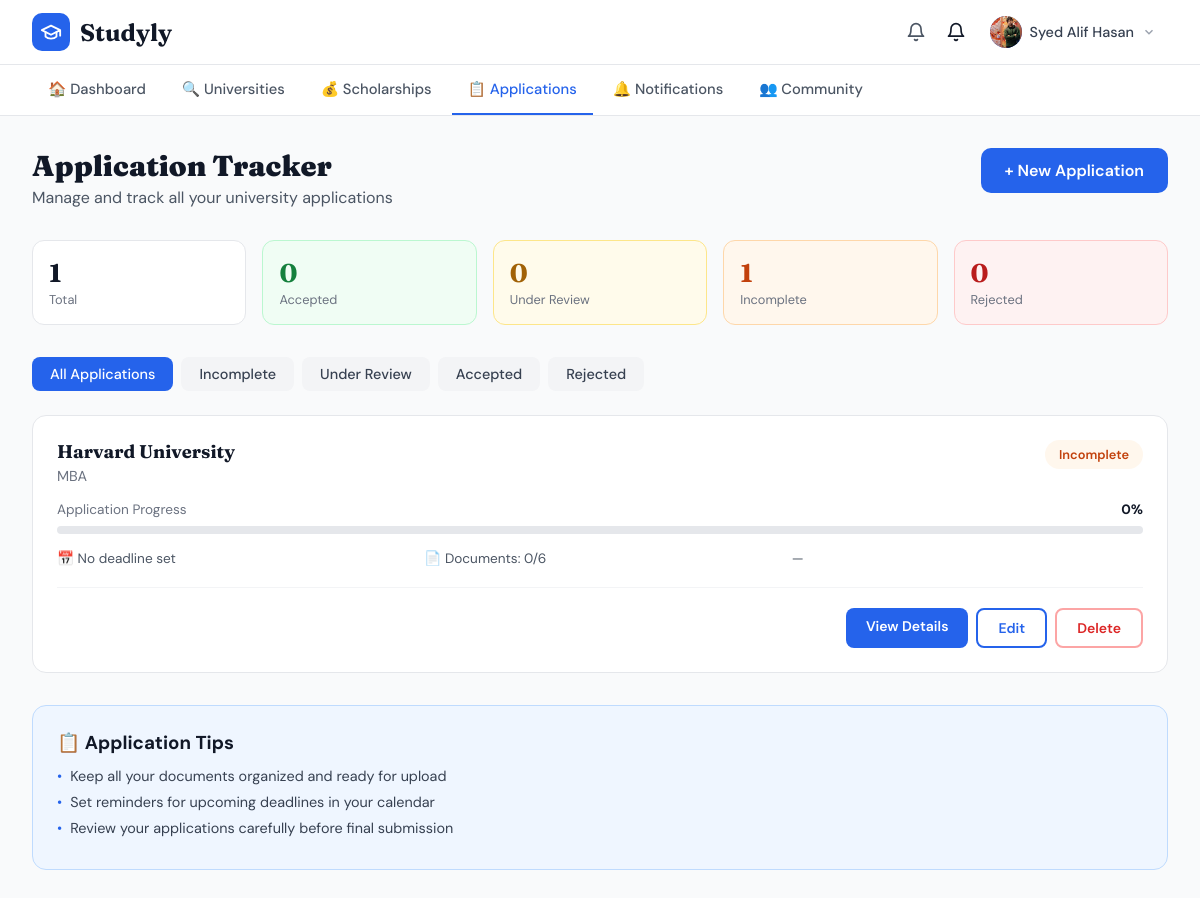
Page /applications/ (signed in) on the committed database.
### users/models.py (models this page shows, shortened)
class User(AbstractUser):
    ROLE_CHOICES = [
        ('student', 'Student'),
        ('admin', 'Admin'),
        ('consultant', 'Educational Consultant'),
    ]
    role = models.CharField(max_length=20, choices=ROLE_CHOICES, default='student')

class Profile(models.Model):
    user = models.OneToOneField(
        User,
        on_delete=models.CASCADE,
        related_name='profile'
    )
    phone_number = models.CharField(max_length=20, blank=True, null=True)
    date_of_birth = models.DateField(blank=True, null=True)
    address = models.TextField(blank=True, null=True)
    profile_picture = models.ImageField(
        upload_to='profile_pics/', blank=True, null=True
    )
    GPA = models.FloatField(null=True, blank=True)
    degree_level = models.CharField(
        max_length=50,
        choices=[
            ('bachelor', "Bachelor's"),
            ('master', "Master's"),
            ('phd', 'PhD'),
        ],
        blank=True,
        null=True
    )
    english_proficiency = models.CharField(
        max_length=50,
        choices=[
            ('ielts', 'IELTS'),
            ('toefl', 'TOEFL'),
            ('none', 'None'),
        ],
        blank=True,
        null=True
    )
    english_score = models.FloatField(null=True, blank=True)
    work_experience_years = models.IntegerField(default=0)
    preferred_countries = models.CharField(max_length=255, blank=True, null=True)
    budget = models.DecimalField(
        max_digits=10, decimal_places=2, null=True, blank=True
    )
    created_at = models.DateTimeField(auto_now_add=True)
    updated_at = models.DateTimeField(auto_now=True)

### applications/models.py (models this page shows, shortened)
class Application(models.Model):
    STATUS_CHOICES = [
        ('incomplete',   'Incomplete'),
        ('submitted',    'Submitted'),
        ('under_review', 'Under Review'),
        ('accepted',     'Accepted'),
        ('rejected',     'Rejected'),
    ]
    user = models.ForeignKey(
        settings.AUTH_USER_MODEL,
        on_delete=models.CASCADE,
        related_name='applications'
    )
    university = models.ForeignKey(
        University,
        on_delete=models.CASCADE,
        related_name='applications'
    )
    program = models.ForeignKey(
        Program,
        on_delete=models.SET_NULL,
        null=True, blank=True,
        related_name='applications'
    )
    status = models.CharField(
        max_length=20,
        choices=STATUS_CHOICES,
        default='incomplete'
    )
    personal_statement = models.FileField(
        upload_to='applications/personal_statements/',
        null=True, blank=True
    )
    transcripts = models.FileField(
        upload_to='applications/transcripts/',
        null=True, blank=True
    )
    recommendations = models.FileField(
        upload_to='applications/recommendations/',
        null=True, blank=True
    )
    english_test = models.FileField(
        upload_to='applications/english_tests/',
        null=True, blank=True
    )
    financial_docs = models.FileField(
        upload_to='applications/financial_docs/',
        null=True, blank=True
    )
    cv_resume = models.FileField(
        upload_to='applications/cv_resumes/',
        null=True, blank=True
    )
    notes    = models.TextField(blank=True, null=True)
    deadline = models.DateField(null=True, blank=True)
    applied_date = models.DateField(auto_now_add=True)
    updated_at   = models.DateTimeField(auto_now=True)
    class Meta:
        ordering = ['-applied_date']
        unique_together = ['user', 'university', 'program']
    def documents_submitted(self):
        fields = [
            self.personal_statement,
            self.transcripts,
            self.recommendations,
            self.english_test,
            self.financial_docs,
            self.cv_resume,
        ]
        return sum(1 for f in fields if f)
    def total_documents(self):
        return 6
    def progress_percent(self):
        return int((self.documents_submitted() / self.total_documents()) * 100)
    def status_color(self):
        return {
            'incomplete':   {'bg': '#fff7ed', 'color': '#c2410c'},
            'submitted':    {'bg': '#dbeafe', 'color': '#1d4ed8'},
            'under_review': {'bg': '#fffbeb', 'color': '#a16207'},
            'accepted':     {'bg': '#f0fdf4', 'color': '#15803d'},
            'rejected':     {'bg': '#fef2f2', 'color': '#b91c1c'},
        }.get(self.status, {'bg': '#f3f4f6', 'color': '#374151'})

### universities/models.py (models this page shows, shortened)
class University(models.Model):
    name = models.CharField(max_length=255)
    country = models.CharField(max_length=100)
    city = models.CharField(max_length=100, blank=True, null=True)
    description = models.TextField(blank=True, null=True)
    ranking = models.IntegerField(blank=True, null=True)
    website = models.URLField(blank=True, null=True)
    tuition_display = models.CharField(
        max_length=100, blank=True, null=True,
        help_text="e.g. $54,000/yr"
    )
    acceptance_rate = models.FloatField(
        blank=True, null=True,
        help_text="e.g. 4.5 for 4.5%"
    )
    rating = models.FloatField(blank=True, null=True, help_text="e.g. 4.9")
    total_students = models.CharField(max_length=50, blank=True, null=True)
    established_year = models.IntegerField(blank=True, null=True)
    min_gpa = models.FloatField(blank=True, null=True, help_text="Minimum GPA required")
    min_ielts = models.FloatField(blank=True, null=True, help_text="Minimum IELTS score")
    image = models.ImageField(upload_to='universities/', blank=True, null=True)
    created_at = models.DateTimeField(auto_now_add=True)
    updated_at = models.DateTimeField(auto_now=True)
    class Meta:
        ordering = ['ranking']
        verbose_name_plural = 'Universities'

class Program(models.Model):
    LEVEL_CHOICES = [
        ('bachelor', "Bachelor's"),
        ('master', "Master's"),
        ('phd', 'PhD'),
        ('mba', 'MBA'),
    ]
    university = models.ForeignKey(
        University, on_delete=models.CASCADE, related_name='programs'
    )
    name = models.CharField(max_length=255)
    level = models.CharField(max_length=20, choices=LEVEL_CHOICES, default='master')
    duration = models.CharField(max_length=50, blank=True, null=True, help_text="e.g. 2 years")
    tuition_per_year = models.CharField(max_length=100, blank=True, null=True)
    requirements = models.TextField(blank=True, null=True)
    class Meta:
        ordering = ['name']

### applications/views.py (the view)
# urls.py: path('',                views.application_list,   name='list'),
@login_required
def application_list(request):
    applications = Application.objects.filter(
        user=request.user
    ).select_related('university', 'program')
    status_filter = request.GET.get('status', '')
    if status_filter:
        applications = applications.filter(status=status_filter)
    all_apps     = Application.objects.filter(user=request.user)
    total        = all_apps.count()
    accepted     = all_apps.filter(status='accepted').count()
    under_review = all_apps.filter(status='under_review').count()
    incomplete   = all_apps.filter(status='incomplete').count()
    rejected     = all_apps.filter(status='rejected').count()
    submitted    = all_apps.filter(status='submitted').count()
    return render(request, 'applications/applications.html', {
        'applications':  applications,
        'status_filter': status_filter,
        'total':         total,
        'accepted':      accepted,
        'under_review':  under_review,
        'incomplete':    incomplete,
        'rejected':      rejected,
        'submitted':     submitted,
    })

### templates/applications/applications.html (shortened to what this page needs)
{% extends "base.html" %}
{% block nav_applications %}active{% endblock %}
{% block content %}
<main>
  <div class="page-header">
    <div>
      <h1 class="page-title">Application Tracker</h1>
      <p class="page-subtitle">Manage and track all your university applications</p>
    </div>
    <a href="{% url 'applications:create' %}" class="new-app-btn">+ New Application</a>
  </div>
  <div class="stats-mini">
    <div class="mini-card" style="background:white;border-color:#e5e7eb">
      <div class="val" style="color:#111827">{{ total }}</div><div class="lbl">Total</div>
    </div>
    <div class="mini-card" style="background:#f0fdf4;border-color:#bbf7d0">
      <div class="val" style="color:#15803d">{{ accepted }}</div><div class="lbl">Accepted</div>
    </div>
    <div class="mini-card" style="background:#fffbeb;border-color:#fde68a">
      <div class="val" style="color:#a16207">{{ under_review }}</div><div class="lbl">Under Review</div>
    </div>
    <div class="mini-card" style="background:#fff7ed;border-color:#fed7aa">
      <div class="val" style="color:#c2410c">{{ incomplete }}</div><div class="lbl">Incomplete</div>
    </div>
    <div class="mini-card" style="background:#fef2f2;border-color:#fecaca">
      <div class="val" style="color:#b91c1c">{{ rejected }}</div><div class="lbl">Rejected</div>
    </div>
  </div>
  <div class="filter-tabs">
    <a href="{% url 'applications:list' %}"                      class="tab {% if not status_filter %}active{% endif %}">All Applications</a>
    <a href="?status=incomplete"   class="tab {% if status_filter == 'incomplete'   %}active{% endif %}">Incomplete</a>
    <a href="?status=under_review" class="tab {% if status_filter == 'under_review' %}active{% endif %}">Under Review</a>
    <a href="?status=accepted"     class="tab {% if status_filter == 'accepted'     %}active{% endif %}">Accepted</a>
    <a href="?status=rejected"     class="tab {% if status_filter == 'rejected'     %}active{% endif %}">Rejected</a>
  </div>
  {% if applications %}
    <div class="app-list">
      {% for app in applications %}
        {% with color=app.status_color %}
        <div class="app-card">
          <div class="app-card-top">
            <div>
              <h3>{{ app.university.name }}</h3>
              <div class="program">{{ app.program.name|default:"No program selected" }}</div>
            </div>
            <span class="status-badge" style="background:{{ color.bg }};color:{{ color.color }};">
              {{ app.get_status_display }}
            </span>
          </div>
          <div class="progress-wrap">
            <div class="progress-meta">
              <span>Application Progress</span>
              <span>{{ app.progress_percent }}%</span>
            </div>
            <div class="progress-bar">
            </div>
          </div>
          <div class="app-meta">
            <div class="app-meta-item">
              📅 {% if app.deadline %}Deadline: {{ app.deadline|date:"F j, Y" }}{% else %}No deadline set{% endif %}
            </div>
            <div class="app-meta-item">
              📄 Documents: {{ app.documents_submitted }}/{{ app.total_documents }}
            </div>
            <div class="app-meta-item">
              {% if app.notes %}📝 {{ app.notes|truncatechars:40 }}{% else %}—{% endif %}
            </div>
          </div>
          <div class="app-card-footer">
            <a href="{% url 'applications:detail' app.pk %}" class="btn-blue">View Details</a>
            <a href="{% url 'applications:update' app.pk %}" class="btn-outline">Edit</a>
            <a href="{% url 'applications:delete' app.pk %}" class="btn-red">Delete</a>
          </div>
        </div>
        {% endwith %}
      {% endfor %}
    </div>
  {% else %}
    <div class="empty-state">
      <h3>No applications yet</h3>
      <p style="margin-bottom:1rem;">Start by browsing universities and adding one to track.</p>
      <a href="{% url 'universities:list' %}" class="btn-blue">Browse Universities</a>
    </div>
  {% endif %}
  <div class="tips-box">
    <h3>📋 Application Tips</h3>
    <div class="tip-item"><span class="tip-dot">•</span><span>Keep all your documents organized and ready for upload</span></div>
    <div class="tip-item"><span class="tip-dot">•</span><span>Set reminders for upcoming deadlines in your calendar</span></div>
    <div class="tip-item"><span class="tip-dot">•</span><span>Review your applications carefully before final submission</span></div>
  </div>
</main>
{% endblock %}

### templates/base.html (shortened to what this page needs)
<!DOCTYPE html>
<html lang="en">
<head>
</head>
<body>
{% if user.is_authenticated and not skip_nav %}
<nav class="top-nav">
  <div class="top-nav-inner">
    <a href="{% url 'dashboard:dashboard' %}" class="logo">
      <div class="logo-icon">
        <svg xmlns="http://www.w3.org/2000/svg" width="22" height="22" fill="none" stroke="white" stroke-width="2" stroke-linecap="round" stroke-linejoin="round" viewBox="0 0 24 24">
          <path d="M22 10v6M2 10l10-5 10 5-10 5z"/><path d="M6 12v5c3 3 9 3 12 0v-5"/>
        </svg>
      </div>
      <span class="logo-text">Studyly</span>
    </a>
    <div class="nav-right">
     <a href="{% url 'notifications:list' %}" class="bell-btn" style="position:relative;">
  <svg xmlns="http://www.w3.org/2000/svg" width="20" height="20" fill="none" stroke="currentColor" stroke-width="2" stroke-linecap="round" stroke-linejoin="round" viewBox="0 0 24 24">
    <path d="M18 8A6 6 0 0 0 6 8c0 7-3 9-3 9h18s-3-2-3-9"/><path d="M13.73 21a2 2 0 0 1-3.46 0"/>
  </svg>
</a>
        <svg xmlns="http://www.w3.org/2000/svg" width="20" height="20" fill="none" stroke="currentColor" stroke-width="2" stroke-linecap="round" stroke-linejoin="round" viewBox="0 0 24 24">
          <path d="M18 8A6 6 0 0 0 6 8c0 7-3 9-3 9h18s-3-2-3-9"/><path d="M13.73 21a2 2 0 0 1-3.46 0"/>
        </svg>
      <div class="user-dropdown-wrap" id="userDropdown">
        <div class="user-btn" onclick="toggleDropdown()">
          <div class="user-avatar">
            {% if user.profile.profile_picture %}
              <img src="{{ user.profile.profile_picture.url }}" alt="avatar">
            {% else %}
              <svg xmlns="http://www.w3.org/2000/svg" width="16" height="16" fill="none" stroke="white" stroke-width="2" stroke-linecap="round" stroke-linejoin="round" viewBox="0 0 24 24">
                <path d="M20 21v-2a4 4 0 0 0-4-4H8a4 4 0 0 0-4 4v2"/><circle cx="12" cy="7" r="4"/>
              </svg>
            {% endif %}
          </div>
          <span class="user-name">{{ user.get_full_name|default:user.username }}</span>
          <svg class="chevron" xmlns="http://www.w3.org/2000/svg" width="14" height="14" fill="none" stroke="currentColor" stroke-width="2.5" viewBox="0 0 24 24"><polyline points="6 9 12 15 18 9"/></svg>
        </div>
      </div>
    </div>
  </div>
</nav>
<div class="sec-nav">
  <div class="sec-nav-inner">
    <a href="{% url 'dashboard:dashboard' %}"  class="nav-link {% block nav_dashboard %}{% endblock %}">🏠 Dashboard</a>
    <a href="{% url 'universities:list' %}"    class="nav-link {% block nav_universities %}{% endblock %}">🔍 Universities</a>
    <a href="{% url 'scholarships:list' %}"    class="nav-link {% block nav_scholarships %}{% endblock %}">💰 Scholarships</a>
    <a href="{% url 'applications:list' %}"    class="nav-link {% block nav_applications %}{% endblock %}">📋 Applications</a>
    <a href="{% url 'notifications:list' %}"   class="nav-link {% block nav_notifications %}{% endblock %}">🔔 Notifications</a>
      <a href="{% url 'community:list' %}" class="nav-link {% if active_nav == 'community' %}nav-link--active{% endif %}">👥 Community</a>
  </div>
</div>
{% endif %}
{% block content %}{% endblock %}
</body>
</html>

### rows in the picture
User: profile.profile_picture (picture), get_full_name "Syed Alif Hasan"
Application: university.name "Harvard University", program.name "MBA", status "Incomplete", progress_percent "0", shows "No deadline set", documents_submitted "0", total_documents "6"

### other values in the picture
{{ total }} "1"
{{ accepted }} "0"
{{ under_review }} "0"
{{ incomplete }} "1"
{{ rejected }} "0"
